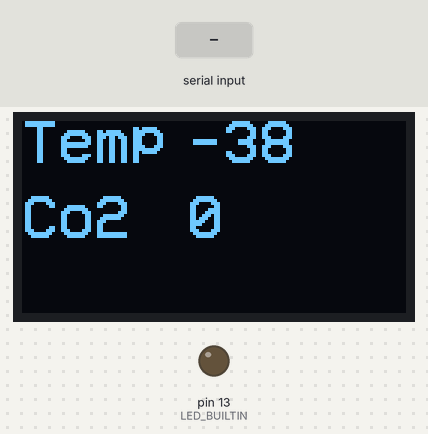
Simulated run of this sketch. Board: Arduino Uno, built with avr-gcc and run on an emulated ATmega328P. Shown: 128×64 one-colour display, output pins drawn as LEDs (lit = HIGH). Inputs (shaded band) come from the test bench.

Above: at 5.0 s.
5.1 s: "1" received over the second serial link
At 7.9 s:
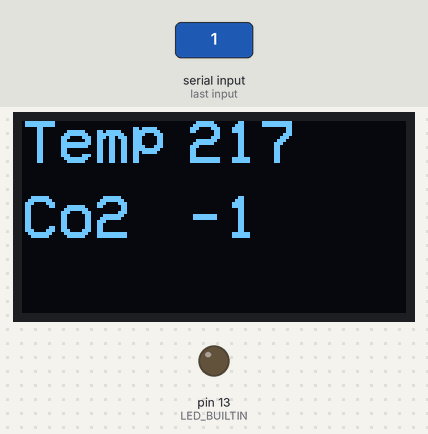
Timing chart, 0 to 9.4 s (numbered marks = the images above; inputs shaded):
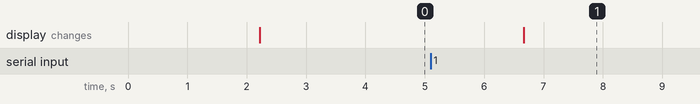

Measured:
- after the input at 5.1 s, the display: changes after 1.6 s (image 1)

The sketch:

oled_nolib.ino
```cpp
#include <Arduino.h>
//#include "MHZ19.h"
#include <SoftwareSerial.h>
#include <Wire.h>
#include <U8g2lib.h>

#define RX_PIN 10
#define TX_PIN 11

SoftwareSerial mh(RX_PIN, TX_PIN);
U8G2_SSD1306_128X64_NONAME_2_HW_I2C display(U8G2_R0,/* reset=*/ U8X8_PIN_NONE);

unsigned long getDataTimer = 0;
byte command[9] = {0xFF, 0x01, 0x86, 0x00, 0x00, 0x00, 0x00, 0x00, 0x79};
byte sensor[9];
uint8_t bytesToRead = 0;
uint8_t bytePos = 0;
int ppm = 0;

void setup()
{
    pinMode(LED_BUILTIN, OUTPUT);
    digitalWrite(LED_BUILTIN, LOW);
//    Serial.begin(9600);
    display.begin();
    display.setContrast(0);
    mh.begin(9600);
}

void loop()
{
    if (millis() - getDataTimer >= 2000)
    {

        mh.write(command, 9);
//          Serial.print("available: ");
          bytesToRead = mh.available();
//          Serial.println(bytesToRead);

        while(mh.available() != 0) {
//          Serial.print("read: ");
          for(bytePos = 0; bytePos < 9; bytePos++) {
            sensor[bytePos] = mh.read();
//            Serial.print("read: ");
//            Serial.print(sensor[bytePos]);
//            Serial.print(" ");
          }

//          Serial.print("\navailable after read: ");
//          bytesToRead = mh.available();
//          Serial.println(bytesToRead);

          ppm = (int)sensor[2] * 256 + (int)sensor[3];

//          Serial.print("ppm: ");
//          Serial.println(ppm);
//          Serial.print("Temp: ");
//          Serial.println((int)sensor[4] - 38);
        }

        display.firstPage();
        do {
          display.setFont(u8g2_font_VCR_OSD_mr);
          display.drawStr(0, 15, "Temp ");
          display.setCursor(55, 15);
          display.print((int)sensor[4] - 38);
          display.drawStr(0, 40, "Co2  ");
          display.setCursor(55, 40);
          display.print(ppm);
        } while (display.nextPage());


        bytePos = 0;
        getDataTimer = millis();
    }
}
```
